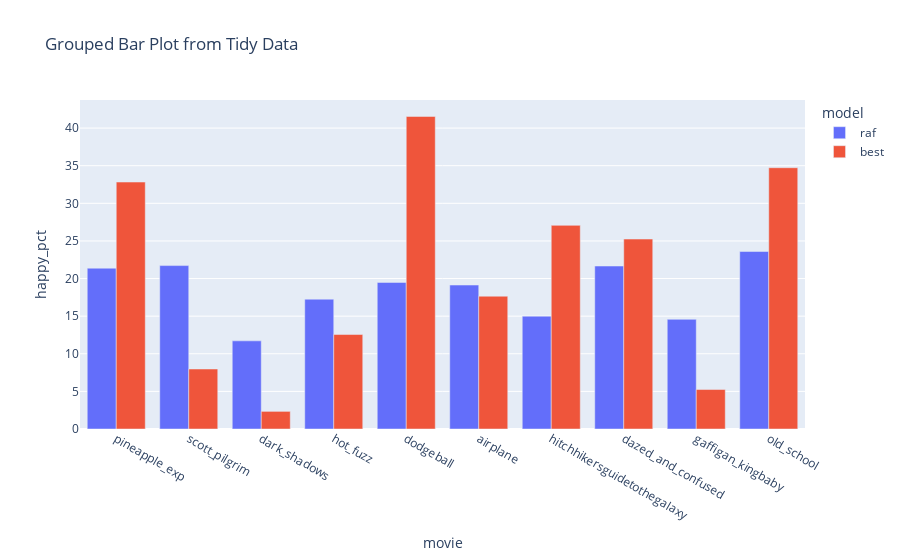

Notebook code for this chart:
### Code cell
# 2. Create the grouped bar plot using Plotly Express
fig = px.bar(
    coms,
    x="movie",
    y="happy_pct",
    color="model",  # This column defines the groups
    barmode="group",       # Explicitly set the bars to be grouped side-by-side
    title="Grouped Bar Plot from Tidy Data",
    labels={"Category": "Main Category", "Value": "Measured Value", "Sub_Category": "Group"}
)

# 3. Display the figure
fig.show()

### Figure 1 — Plotly figure (JSON) as saved in the notebook; plotly's stock layout.template omitted (floating-point values rounded to 4 significant figures)
{"data": [{"alignmentgroup": "True", "hovertemplate": "model=raf<br>movie=%{x}<br>happy_pct=%{y}<extra></extra>", "legendgroup": "raf", "marker": {"color": "#636efa", "pattern": {"shape": ""}}, "name": "raf", "offsetgroup": "raf", "orientation": "v", "showlegend": true, "textposition": "auto", "type": "bar", "x": ["pineapple_exp", "scott_pilgrim", "dark_shadows", "hot_fuzz", "dodgeball", "airplane", "hitchhikersguidetothegalaxy", "dazed_and_confused", "gaffigan_kingbaby", "old_school"], "xaxis": "x", "y": [21.38, 21.72, 11.72, 17.26, 19.48, 19.14, 15.0, 21.66, 14.58, 23.59], "yaxis": "y"}, {"alignmentgroup": "True", "hovertemplate": "model=best<br>movie=%{x}<br>happy_pct=%{y}<extra></extra>", "legendgroup": "best", "marker": {"color": "#EF553B", "pattern": {"shape": ""}}, "name": "best", "offsetgroup": "best", "orientation": "v", "showlegend": true, "textposition": "auto", "type": "bar", "x": ["hitchhikersguidetothegalaxy", "scott_pilgrim", "old_school", "dodgeball", "dark_shadows", "airplane", "hot_fuzz", "gaffigan_kingbaby", "dazed_and_confused", "pineapple_exp"], "xaxis": "x", "y": [27.07, 7.974, 34.73, 41.55, 2.344, 17.65, 12.56, 5.248, 25.25, 32.83], "yaxis": "y"}], "layout": {"barmode": "group", "legend": {"title": {"text": "model"}, "tracegroupgap": 0}, "title": {"text": "Grouped Bar Plot from Tidy Data"}, "xaxis": {"anchor": "y", "domain": [0, 1], "title": {"text": "movie"}}, "yaxis": {"anchor": "x", "domain": [0, 1], "title": {"text": "happy_pct"}}}}
